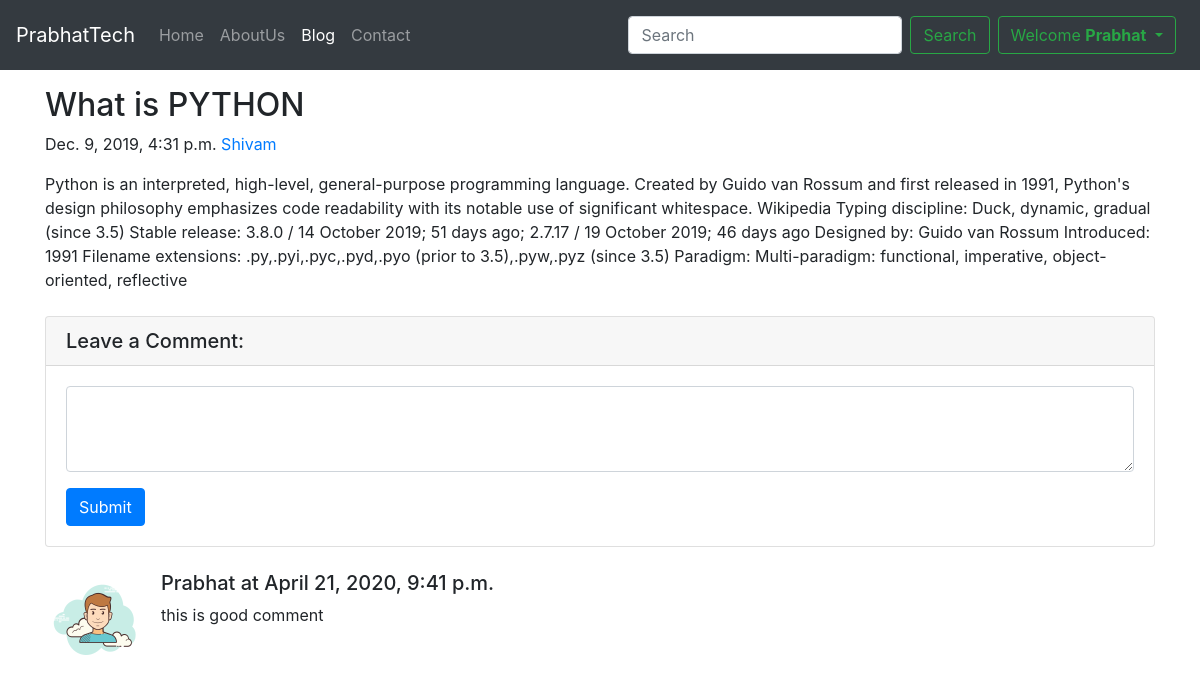
The page /blog/python-1 (signed in) on the database its author committed.
### blog/models.py (models this page shows, shortened)
class Post(models.Model):
    sno = models.AutoField(primary_key=True)
    title = models.CharField(max_length=500)
    content = models.TextField()
    author = models.CharField(max_length=100)
    slug =  models.CharField(max_length=130)
    timestamp = models.DateTimeField()

class BlogComment(models.Model):
    sno = models.AutoField(primary_key=True)
    comment = models.TextField()
    user = models.ForeignKey(User,on_delete=models.CASCADE)
    post = models.ForeignKey(Post, on_delete=models.CASCADE)
    parent = models.ForeignKey('self',on_delete=models.CASCADE, null=True)
    timestamp = models.DateTimeField(default=now)

### blog/views.py (the view)
# urls.py: path('<str:slug>',views.blogPost , name="blogPost" ),
def blogPost(request, slug):
    post = Post.objects.filter(slug=slug).first()
    comments = BlogComment.objects.filter(post=post)
    context = {'post':post, 'comments':comments}
    return render(request,'blog/blogPost.html', context)

### templates/blog/blogPost.html (shortened to what this page needs)
{% extends 'base.html' %}
{% block blogactive %} active {% endblock %}
{% block body %}
<div class="container my-3">
        <h2 class="blog-post-title">{{post.title}}</h2>
        <p class="blog-post-meta">{{post.timestamp}} <a href="/about">{{post.author}}</a></p>
        <p>{{post.content}}</p>
      </div>
      <div class="container">
        <div class="card my-4">
          <h5 class="card-header">Leave a Comment:</h5>
          <div class="card-body">
            <form action="/blog/postComment" method="post">
              <div class="form-group">
                <textarea class="form-control" name="comment" rows="3"></textarea>
              </div>
              <button type="submit" class="btn btn-primary">Submit</button>
            </form>
          </div>
        </div>
        <form >
        {% for comment in comments %}
        <div class="media mb-4">
          <img class="d-flex mr-3 rounded-circle" src="../static/user.png" alt="" height="100px">
          <div class="media-body">
            <h5 class="mt-0">{{comment.user.username|title}} at {{comment.timestamp}}</h5>
            {{comment.comment}}
          </div>
        </div>
        {% endfor %}
      </div>
{% endblock body %}

### templates/base.html (shortened to what this page needs)
<!DOCTYPE html>
<html lang="en">
<head>
  <link rel="stylesheet" href="https://stackpath.bootstrapcdn.com/bootstrap/4.4.1/css/bootstrap.min.css"
>
</head>
<body>
  <nav class="navbar navbar-expand-lg navbar-dark bg-dark">
    <a class="navbar-brand" href="/">PrabhatTech</a>
    <div class="collapse navbar-collapse" id="navbarSupportedContent">
      <ul class="navbar-nav mr-auto">
        <li class="nav-item {% block homeactive %}
            {% endblock homeactive %}">
          <a class="nav-link" href="/">Home <span class="sr-only">(current)</span></a>
        </li>
        <li class="nav-item {% block aboutactive %}
            {% endblock aboutactive %}">
          <a class="nav-link" href="/about">AboutUs</a>
        </li>
        <li class="nav-item  {% block blogactive %}
            {% endblock blogactive %} ">
          <a class="nav-link" href="/blog">Blog</a>
        </li>
        <li class="nav-item {% block contactactive %}
            {% endblock contactactive %}">
          <a class="nav-link" href="/contact">Contact</a>
        </li>
      </ul>
      <div class="ml-auto form-inline">
        <form class="form-inline my-2 my-lg-0" method="get" action="/search">
          <input class="form-control mr-sm-2" name="query" id="search" type="search" placeholder="Search"
            aria-label="Search">
          <button class="btn btn-outline-success my-2 " type="submit">Search</button>
        </form>
        {% if user.is_authenticated %}
        <div class="dropdown">
          <button class="btn btn-outline-success dropdown-toggle my-2 mx-2" type="button" id="dropdownMenuButton" data-toggle="dropdown"
            aria-haspopup="true" aria-expanded="false">
            Welcome <b>{{request.user |title }}</b>
          </button>
        </div>
        {% endif %}
      </div>
  </nav>
  {% block body %}
  {% endblock body %}
</body>
</html>

### rows shown on the page
Post: title "What is PYTHON", timestamp "Dec. 9, 2019, 4:31 p.m.", author "Shivam", content "Python is an interpreted, high-level, general-purpose programming language. Created by Guido van Rossum and first released in 1991, Python's design philosophy emphasizes code readability with its notable use of significant whitespace. Wikipedia Typing discipline: Duck, dynamic, gradual (since 3.5) Stable release: 3.8.0 / 14 October 2019; 51 days ago; 2.7.17 / 19 October 2019; 46 days ago Designed by: Guido van Rossum Introduced: 1991 Filename extensions: .py,.pyi,.pyc,.pyd,.pyo (prior to 3.5),.pyw,.pyz (since 3.5) Paradigm: Multi-paradigm: functional, imperative, object-oriented, reflective"
BlogComment: user.username "Prabhat", timestamp "April 21, 2020, 9:41 p.m.", comment "this is good comment"

### other values the page prints
{{ request.user |title }} "Prabhat"
